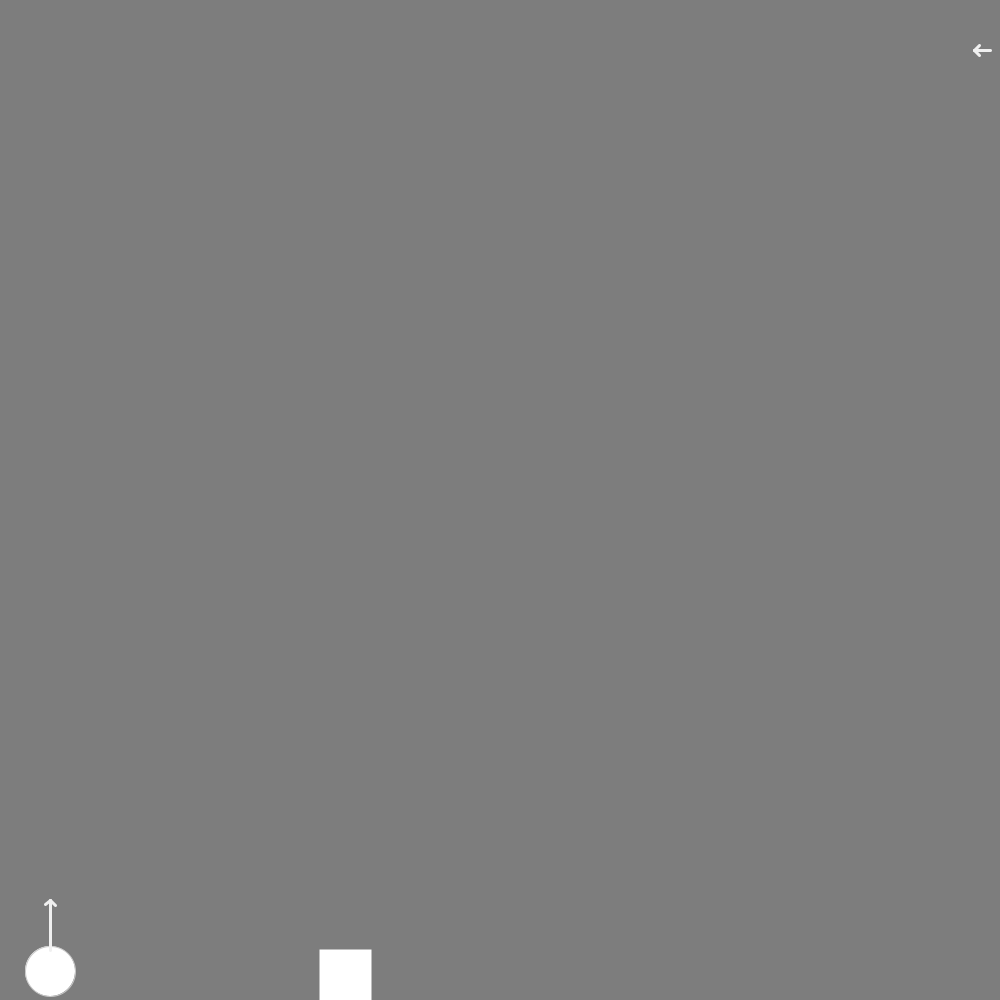
Frame 1 (no input)
Frame 60 (the mouse pressed at the canvas centre just before this capture): identical to frame 1, image omitted
Frame 120 (the mouse held since frame 60 and released just before this capture): identical to frame 1, image omitted

The Processing sketch that drew this single still picture (run headless with seeded random() and noise(); from frame 60 on, the mouse is pressed at the canvas centre):

// Processing sketch: ProjectileLaunch_MakaylaMenges
// ── ProjectileLaunch_MakaylaMenges.pde

float elevation;
float power;
PVector corner;
Projectile num1;
PVector gravity;
PVector push;
boolean check;
float gravityX;
float gravityY;
PVector wind;
float windX;
float windY;
PVector upperCorner;
boolean check2;
float ran;
PVector force;
float y;
float x;
float windRand;


void setup() 
{
  size( 1000, 1000 );

  elevation = -120.95;
  power = .2;
  check = false;
  check2 = false;
  windRand = random(0.0125);
  corner = new PVector( 50, height - 50 );
  ran = random( 100, width - 50 );
  float scale = 250;
  wind = new PVector( windRand, 0);
  x = scale * power * cos( elevation );
  y = scale * power * sin( elevation );
  force = new PVector( x, y );
}


void draw()   
{
  background( 125 );
  stroke ( 255 );
  strokeWeight( 2 );
  //  windRand = random(0.0125);
  fill(255);
  rect( ran, height - 50, 50, 50);
  push = new  PVector( 1.0, -0.8 );
  push.mult( 5 );
  float scale = 250;
  x = scale * power * cos( elevation );
  y = scale * power * sin( elevation );
  force = new PVector( x, y );
  PVector endPoint = PVector.add( corner, force );
  gravity = new PVector( 0.0, 0.1 );

  stroke( 200 );
  strokeWeight( 1 );
  fill(255);
  float w = 50;
  ellipse( 50, height - 29, w, w );
  stroke( 240 );
  strokeWeight( 3 );
  arrow( corner.x, corner.y, endPoint.x, endPoint.y );     
  arrow( width - 10, 50, width - (windRand + 25), 50);

  if (check)
  {
    wind = new PVector( windRand, 0);
    //     wind.normalize();
    wind.mult(-1);
    check = false;
  }
  if (num1 != null)
  {     
    num1.applyForce( gravity );
    num1.applyForce( wind );
    num1.friction();
    num1.update();
    num1.render();
    if (num1.location.y - num1.radius <= 0) {
      num1.applyForce( new PVector(0, 0));
    } else if (num1.location.y + num1.radius >= height) {
      num1.applyForce( new PVector(0, 0));
    }
    if ((((num1.location.x) >= ran)) && num1.location.x <= (ran + 25) && (num1.location.y + num1.radius) >= (height - 25) && num1.location.y <= (height))
    {
      num1 = null;
      ran = random( 100, width - 50 );
    }
  }
}

void keyPressed() {
  if (key == 'a')
    this.elevation -= 0.05;
  else if (key == 'd')
    this.elevation += 0.05;
  else if (key == 's')
    this.power -= 0.05;
  else if (key == 'w')
    this.power += 0.05;
  if (key == ENTER) 
  {
    num1 = new Projectile( 50, height - 50 );
    force = new PVector( x, y );
    check = true;
    force.mult(power);
    num1.applyForce( force );
    windRand = random(0.0125);
    // println(windRand);
  } else if (key == BACKSPACE) 
  {
    check = false;
  }
} 
// ── Arrow.pde
//Given to AME494 Class as a demo by Loren Olson
//
// The function arrow makes it easy to draw a line with an arrow head at the end.
//
float _arrow_size = 5.0;

void arrowSize( float newArrowSize ) {
  _arrow_size = newArrowSize;
}

void arrow( float x1, float y1, float x2, float y2 ) {
  
  line( x1, y1, x2, y2 );
  
  PVector v = new PVector( x2 - x1, y2 - y1 );
  float theta = v.heading2D();
  
  pushMatrix();
  translate( x2, y2 );
  rotate( theta );
  line( -_arrow_size, -_arrow_size, 0, 0 );
  line(  0,  0, -_arrow_size, _arrow_size );
  popMatrix();
  
}
// ── Projectile.pde
//In-Class Demo for AME 494:Animating Virtual Worlds 
class Projectile {
  // instance variables
  PVector location;
  PVector velocity;
  PVector acceleration;
  float radius = 20.0;
  float mass = 1.0;
  float bounciness = 0.15;

  // constructor
  Projectile( float _x, float _y ) {
    location = new PVector( _x, _y );
    velocity = new PVector( 0.0, 0.0 );
    acceleration = new PVector( 0.0, 0.0 );
  }

  // ******** Instance methods *********

  void applyForce( PVector force ) {
    PVector forse = force.copy();
    forse.div( mass );
    acceleration.add( forse );
  }

  void update() {
    velocity.add( acceleration );
    velocity.limit( 9.0 );
    location.add( velocity );
    bounce();
    acceleration.mult( 0 );
  }

  void render() {
    stroke( 0 );
    fill( 0 );
    ellipse( location.x, location.y, radius * 2, radius * 2 );
  }


  void bounce() {
    if (location.x - radius <= 0) {
      force = new PVector(0, 0);
      location.x = radius;
      velocity.x *= -0.0;
      friction();
    } else if (location.x + radius >= width) {
      force = new PVector(0, 0);
      location.x = width - radius;
      velocity.x *= -0.0;
      friction();
    }
    if (location.y - radius <= 0) {
      force = new PVector(0, 0);
      location.y = radius;
      velocity.y *= -0.0;
      friction();
    } else if (location.y + radius >= height) {
      force = new PVector(0, 0);
      location.y = height - radius;
      velocity.y *= -0.0;
      friction();
    }
  }

  void friction()
  {
    //friction
    float c = 0.1;
    PVector friction = velocity.copy();
    friction.mult(-1);
    friction.normalize();
    friction.mult(c);
  }
}
